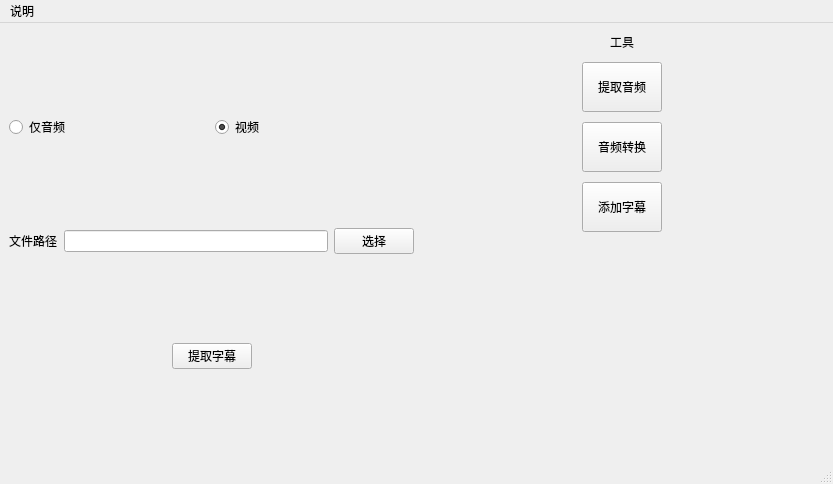
<?xml version="1.0" encoding="UTF-8"?>
<ui version="4.0">
 <class>MainWindow</class>
 <widget class="QMainWindow" name="MainWindow">
  <property name="geometry">
   <rect>
    <x>0</x>
    <y>0</y>
    <width>833</width>
    <height>484</height>
   </rect>
  </property>
  <property name="windowTitle">
   <string>自动添加字幕工具</string>
  </property>
  <widget class="QWidget" name="centralwidget">
   <layout class="QHBoxLayout" name="horizontalLayout_8">
    <item>
     <layout class="QVBoxLayout" name="verticalLayout">
      <item>
       <layout class="QHBoxLayout" name="horizontalLayout">
        <item>
         <widget class="QRadioButton" name="radioButton">
          <property name="text">
           <string>仅音频</string>
          </property>
          <attribute name="buttonGroup">
           <string notr="true">buttonGroup</string>
          </attribute>
         </widget>
        </item>
        <item>
         <widget class="QRadioButton" name="radioButton_2">
          <property name="text">
           <string>视频</string>
          </property>
          <property name="checked">
           <bool>true</bool>
          </property>
          <attribute name="buttonGroup">
           <string notr="true">buttonGroup</string>
          </attribute>
         </widget>
        </item>
       </layout>
      </item>
      <item>
       <layout class="QHBoxLayout" name="horizontalLayout_2">
        <item>
         <widget class="QLabel" name="label">
          <property name="text">
           <string>文件路径</string>
          </property>
         </widget>
        </item>
        <item>
         <widget class="QLineEdit" name="lineEdit"/>
        </item>
        <item>
         <widget class="QPushButton" name="pushButton">
          <property name="text">
           <string>选择</string>
          </property>
         </widget>
        </item>
       </layout>
      </item>
      <item>
       <layout class="QHBoxLayout" name="horizontalLayout_3">
        <item>
         <spacer name="horizontalSpacer">
          <property name="orientation">
           <enum>Qt::Horizontal</enum>
          </property>
          <property name="sizeHint" stdset="0">
           <size>
            <width>40</width>
            <height>20</height>
           </size>
          </property>
         </spacer>
        </item>
        <item>
         <widget class="QPushButton" name="pushButton_5">
          <property name="text">
           <string>提取字幕</string>
          </property>
         </widget>
        </item>
        <item>
         <spacer name="horizontalSpacer_2">
          <property name="orientation">
           <enum>Qt::Horizontal</enum>
          </property>
          <property name="sizeHint" stdset="0">
           <size>
            <width>40</width>
            <height>20</height>
           </size>
          </property>
         </spacer>
        </item>
       </layout>
      </item>
     </layout>
    </item>
    <item>
     <layout class="QVBoxLayout" name="verticalLayout_2" stretch="0,0,0,0,0">
      <property name="spacing">
       <number>10</number>
      </property>
      <item>
       <layout class="QHBoxLayout" name="horizontalLayout_7">
        <item>
         <spacer name="horizontalSpacer_10">
          <property name="orientation">
           <enum>Qt::Horizontal</enum>
          </property>
          <property name="sizeHint" stdset="0">
           <size>
            <width>40</width>
            <height>20</height>
           </size>
          </property>
         </spacer>
        </item>
        <item>
         <widget class="QLabel" name="label_2">
          <property name="minimumSize">
           <size>
            <width>0</width>
            <height>10</height>
           </size>
          </property>
          <property name="text">
           <string>工具</string>
          </property>
         </widget>
        </item>
        <item>
         <spacer name="horizontalSpacer_3">
          <property name="orientation">
           <enum>Qt::Horizontal</enum>
          </property>
          <property name="sizeHint" stdset="0">
           <size>
            <width>40</width>
            <height>20</height>
           </size>
          </property>
         </spacer>
        </item>
       </layout>
      </item>
      <item>
       <layout class="QHBoxLayout" name="horizontalLayout_4">
        <item>
         <spacer name="horizontalSpacer_4">
          <property name="orientation">
           <enum>Qt::Horizontal</enum>
          </property>
          <property name="sizeHint" stdset="0">
           <size>
            <width>40</width>
            <height>20</height>
           </size>
          </property>
         </spacer>
        </item>
        <item>
         <widget class="QPushButton" name="pushButton_2">
          <property name="minimumSize">
           <size>
            <width>0</width>
            <height>50</height>
           </size>
          </property>
          <property name="text">
           <string>提取音频</string>
          </property>
         </widget>
        </item>
        <item>
         <spacer name="horizontalSpacer_7">
          <property name="orientation">
           <enum>Qt::Horizontal</enum>
          </property>
          <property name="sizeHint" stdset="0">
           <size>
            <width>40</width>
            <height>20</height>
           </size>
          </property>
         </spacer>
        </item>
       </layout>
      </item>
      <item>
       <layout class="QHBoxLayout" name="horizontalLayout_5">
        <item>
         <spacer name="horizontalSpacer_5">
          <property name="orientation">
           <enum>Qt::Horizontal</enum>
          </property>
          <property name="sizeHint" stdset="0">
           <size>
            <width>40</width>
            <height>20</height>
           </size>
          </property>
         </spacer>
        </item>
        <item>
         <widget class="QPushButton" name="pushButton_3">
          <property name="minimumSize">
           <size>
            <width>0</width>
            <height>50</height>
           </size>
          </property>
          <property name="text">
           <string>音频转换</string>
          </property>
         </widget>
        </item>
        <item>
         <spacer name="horizontalSpacer_8">
          <property name="orientation">
           <enum>Qt::Horizontal</enum>
          </property>
          <property name="sizeHint" stdset="0">
           <size>
            <width>40</width>
            <height>20</height>
           </size>
          </property>
         </spacer>
        </item>
       </layout>
      </item>
      <item>
       <layout class="QHBoxLayout" name="horizontalLayout_6">
        <item>
         <spacer name="horizontalSpacer_6">
          <property name="orientation">
           <enum>Qt::Horizontal</enum>
          </property>
          <property name="sizeHint" stdset="0">
           <size>
            <width>40</width>
            <height>20</height>
           </size>
          </property>
         </spacer>
        </item>
        <item>
         <widget class="QPushButton" name="pushButton_4">
          <property name="minimumSize">
           <size>
            <width>0</width>
            <height>50</height>
           </size>
          </property>
          <property name="text">
           <string>添加字幕</string>
          </property>
         </widget>
        </item>
        <item>
         <spacer name="horizontalSpacer_9">
          <property name="orientation">
           <enum>Qt::Horizontal</enum>
          </property>
          <property name="sizeHint" stdset="0">
           <size>
            <width>40</width>
            <height>20</height>
           </size>
          </property>
         </spacer>
        </item>
       </layout>
      </item>
      <item>
       <spacer name="verticalSpacer">
        <property name="orientation">
         <enum>Qt::Vertical</enum>
        </property>
        <property name="sizeHint" stdset="0">
         <size>
          <width>20</width>
          <height>40</height>
         </size>
        </property>
       </spacer>
      </item>
     </layout>
    </item>
   </layout>
  </widget>
  <widget class="QMenuBar" name="menubar">
   <property name="geometry">
    <rect>
     <x>0</x>
     <y>0</y>
     <width>833</width>
     <height>23</height>
    </rect>
   </property>
   <widget class="QMenu" name="menu">
    <property name="title">
     <string>说明</string>
    </property>
    <addaction name="helpAction"/>
    <addaction name="declareAction"/>
    <addaction name="aboutAction"/>
   </widget>
   <addaction name="menu"/>
  </widget>
  <widget class="QStatusBar" name="statusbar"/>
  <action name="helpAction">
   <property name="text">
    <string>操作说明</string>
   </property>
  </action>
  <action name="declareAction">
   <property name="text">
    <string>声明</string>
   </property>
  </action>
  <action name="aboutAction">
   <property name="text">
    <string>关于</string>
   </property>
  </action>
 </widget>
 <resources/>
 <connections>
  <connection>
   <sender>helpAction</sender>
   <signal>triggered()</signal>
   <receiver>MainWindow</receiver>
   <slot>helpAction()</slot>
   <hints>
    <hint type="sourcelabel">
     <x>-1</x>
     <y>-1</y>
    </hint>
    <hint type="destinationlabel">
     <x>443</x>
     <y>213</y>
    </hint>
   </hints>
  </connection>
  <connection>
   <sender>aboutAction</sender>
   <signal>triggered()</signal>
   <receiver>MainWindow</receiver>
   <slot>aboutAction()</slot>
   <hints>
    <hint type="sourcelabel">
     <x>-1</x>
     <y>-1</y>
    </hint>
    <hint type="destinationlabel">
     <x>443</x>
     <y>213</y>
    </hint>
   </hints>
  </connection>
  <connection>
   <sender>declareAction</sender>
   <signal>triggered()</signal>
   <receiver>MainWindow</receiver>
   <slot>declareAction()</slot>
   <hints>
    <hint type="sourcelabel">
     <x>-1</x>
     <y>-1</y>
    </hint>
    <hint type="destinationlabel">
     <x>443</x>
     <y>213</y>
    </hint>
   </hints>
  </connection>
  <connection>
   <sender>pushButton_5</sender>
   <signal>clicked()</signal>
   <receiver>MainWindow</receiver>
   <slot>startAction()</slot>
   <hints>
    <hint type="sourcelabel">
     <x>232</x>
     <y>244</y>
    </hint>
    <hint type="destinationlabel">
     <x>232</x>
     <y>404</y>
    </hint>
   </hints>
  </connection>
  <connection>
   <sender>pushButton_2</sender>
   <signal>clicked()</signal>
   <receiver>MainWindow</receiver>
   <slot>extracAudionAction()</slot>
   <hints>
    <hint type="sourcelabel">
     <x>592</x>
     <y>129</y>
    </hint>
    <hint type="destinationlabel">
     <x>696</x>
     <y>129</y>
    </hint>
   </hints>
  </connection>
  <connection>
   <sender>pushButton_3</sender>
   <signal>clicked()</signal>
   <receiver>MainWindow</receiver>
   <slot>transAudicoAction()</slot>
   <hints>
    <hint type="sourcelabel">
     <x>603</x>
     <y>193</y>
    </hint>
    <hint type="destinationlabel">
     <x>747</x>
     <y>208</y>
    </hint>
   </hints>
  </connection>
  <connection>
   <sender>pushButton_4</sender>
   <signal>clicked()</signal>
   <receiver>MainWindow</receiver>
   <slot>addSubtitleAction()</slot>
   <hints>
    <hint type="sourcelabel">
     <x>591</x>
     <y>252</y>
    </hint>
    <hint type="destinationlabel">
     <x>816</x>
     <y>286</y>
    </hint>
   </hints>
  </connection>
  <connection>
   <sender>pushButton</sender>
   <signal>clicked()</signal>
   <receiver>MainWindow</receiver>
   <slot>selectFileAction()</slot>
   <hints>
    <hint type="sourcelabel">
     <x>435</x>
     <y>158</y>
    </hint>
    <hint type="destinationlabel">
     <x>438</x>
     <y>-24</y>
    </hint>
   </hints>
  </connection>
  <connection>
   <sender>buttonGroup</sender>
   <signal>buttonClicked(int)</signal>
   <receiver>MainWindow</receiver>
   <slot>fileTypeSelectAction()</slot>
   <hints>
    <hint type="sourcelabel">
     <x>-1</x>
     <y>-1</y>
    </hint>
    <hint type="destinationlabel">
     <x>314</x>
     <y>158</y>
    </hint>
   </hints>
  </connection>
 </connections>
 <slots>
  <slot>selectPhotoAction()</slot>
  <slot>removeBackgroundAction()</slot>
  <slot>amplifyAction()</slot>
  <slot>saveRemoveResultAction()</slot>
  <slot>saveDesignResultAction()</slot>
  <slot>printPhotoAction()</slot>
  <slot>colorSelectAction()</slot>
  <slot>sizeSelectAction()</slot>
  <slot>helpAction()</slot>
  <slot>aboutAction()</slot>
  <slot>declareAction()</slot>
  <slot>openSaveAction()</slot>
  <slot>noRemoveAction()</slot>
  <slot>fileTypeSelectAction()</slot>
  <slot>selectFileAction()</slot>
  <slot>startAction()</slot>
  <slot>extracAudionAction()</slot>
  <slot>transAudicoAction()</slot>
  <slot>addSubtitleAction()</slot>
 </slots>
 <buttongroups>
  <buttongroup name="buttonGroup"/>
 </buttongroups>
</ui>
